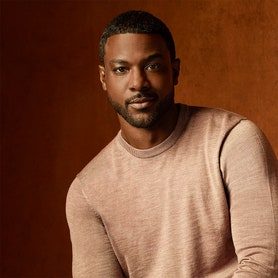
#> input picture test2.jpg, 278 x 278 px
$ jupyter execute Face_Detection_with_Python_using_OpenCV.ipynb
#> lines starting #> are read from the running program, lines starting #| are printed output that depends on the picture; after the words box and inside, x2 and y2 are one past the last pixel; in counts of white or black regions, pixels touching at a corner belong together
[cell 1]
#@Proprietary content.Unauthorized use or distribution prohibited.

# **Face Detection with Python using OpenCV**

**Import the OpenCV library**

[cell 2]
import cv2

**Using the pre-trained classifier from OpenCV**

[cell 3]
face_cascade = cv2.CascadeClassifier('face_detector.xml') #Load the cascade

**Upload the imput image**

[cell 4]
img = cv2.imread('test2.jpg') #Read the input image
#> img is the input picture: shape (278, 278, 3); mean B, G, R 50.9, 75, 122.9

**Perform face detection**

[cell 5]
faces = face_cascade.detectMultiScale(img, 1.1, 4) #Detect faces
#> faces = [[99, 37, 78, 78]]

**Drawing rectangle around the faces**

[cell 6]
#Draw rectangle around the faces
for (x, y, w, h) in faces:
  cv2.rectangle(img, (x, y), (x+w, y+h), (255, 0, 0), 2)
#> this loop made 1 pass
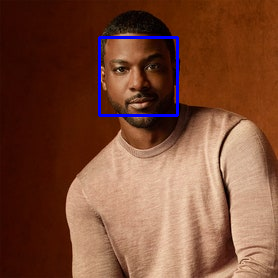
#> img: shape (278, 278, 3); 1.21% of pixels changed, all inside (x1, y1, x2, y2) = (98, 36, 179, 117)
